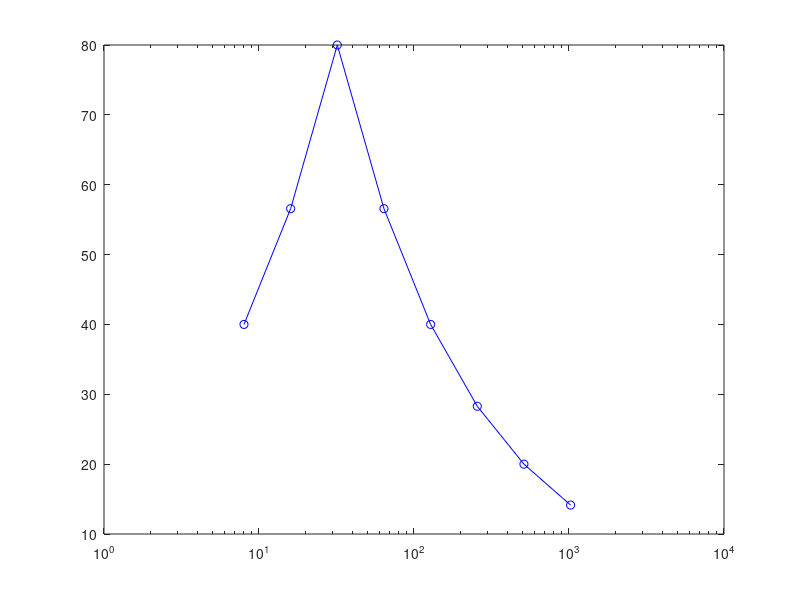

The MATLAB source for this figure:

modfreq=[8 16 32 64 128 256 512 1024];
peak=32;
ratelist = abs(log2(peak./modfreq));
% rats = power(2,ratelist);
rats = power(2,ratelist/2);
rates = 1./rats;
scale=80;
% scale = input('Enter Max Peak Rate (Sp/Sec):');
% if isempty(scale)
%     scale = 100;
% end
% % scale = 100;
rates = scale.*rates;

semilogx(modfreq,rates,'bo-')